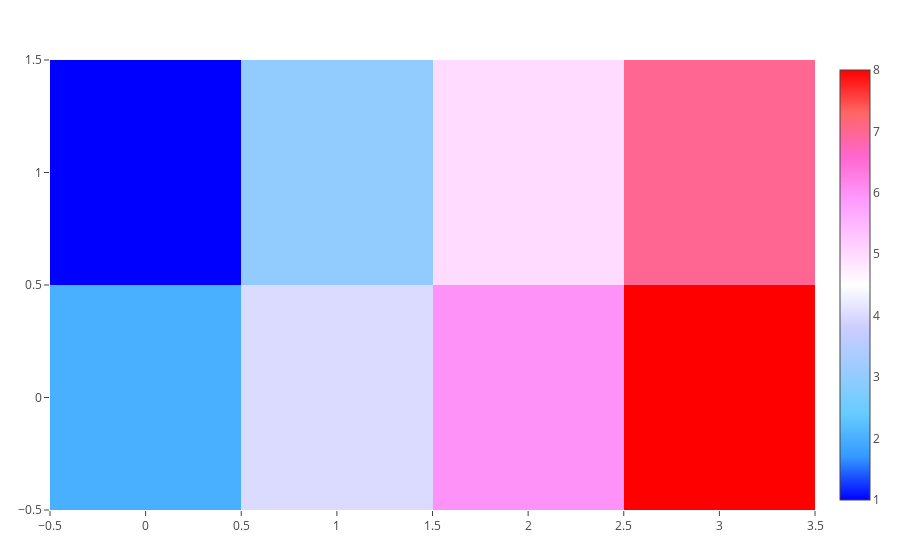

Notebook source saved alongside this figure:
### Code cell
trace = heatmap(; z = rotr90(matrix), colorscale = "Picnic")

data = [trace]

plot(data)

### Figure 1 — Plotly figure (JSON) as saved in the notebook; plotly's stock layout.template omitted (floating-point values rounded to 4 significant figures)
{"data": [{"colorscale": "Picnic", "type": "heatmap", "z": [[2, 4, 6, 8], [1, 3, 5, 7]]}], "layout": {"autosize": false, "margin": {"b": 50, "l": 50, "r": 50, "t": 60}, "templateaa": "plotly_white"}}
